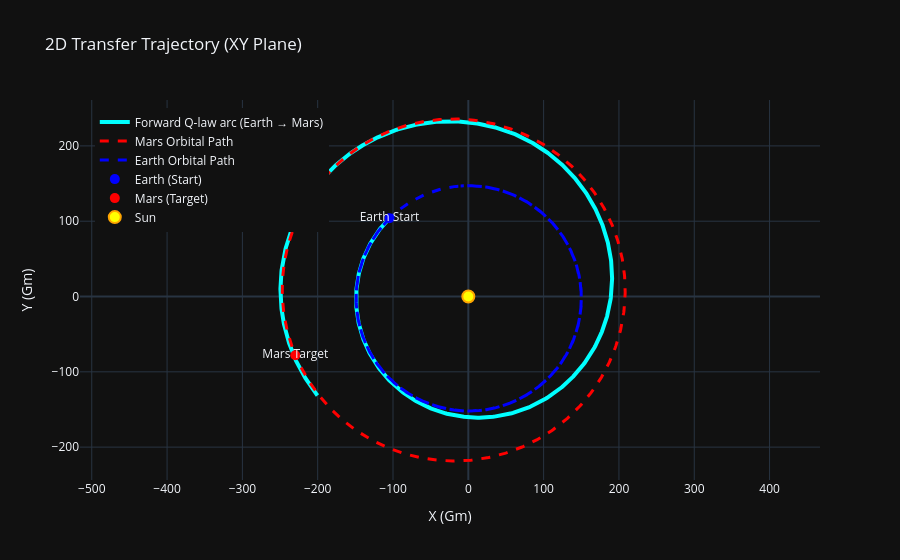
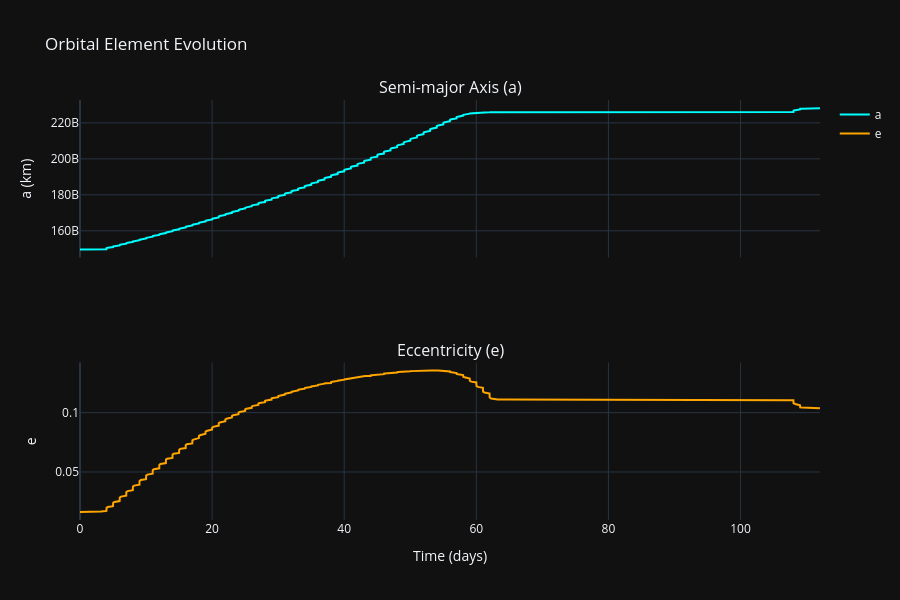
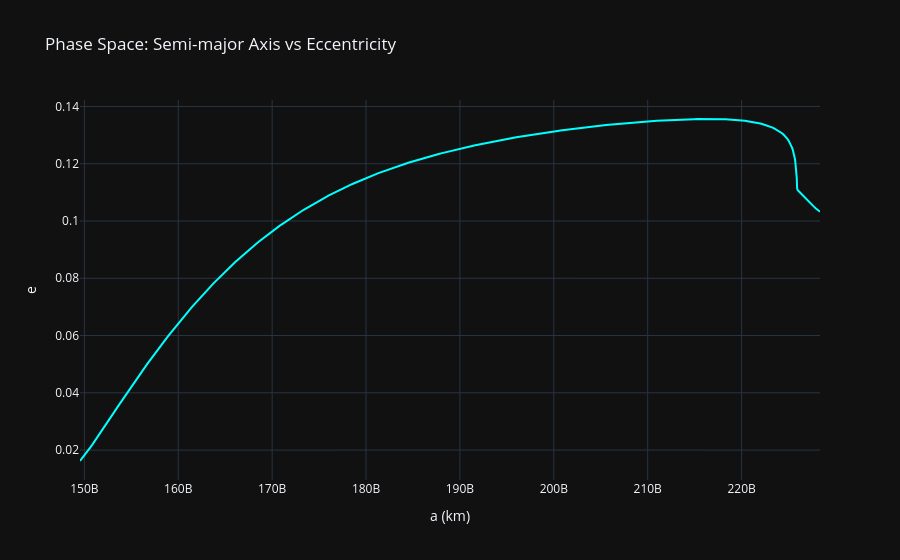
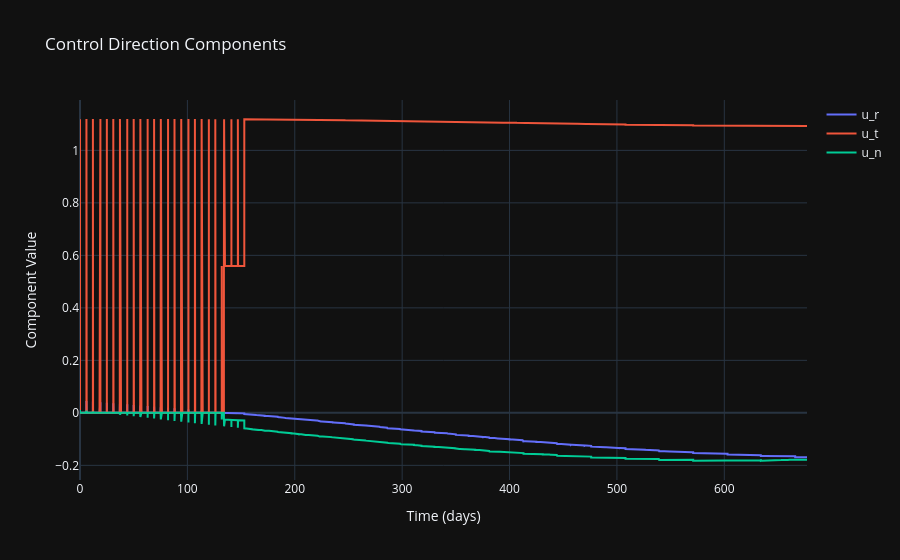

Here is the notebook cell these charts were saved with, in order:
### Code cell
import plotly.graph_objects as go
import numpy as np

# Convert to Gm (1e9 m)
AU_TO_GM = 1.495978707e2

# Example: pick one TOF from your loop
best_tf = tf_days[-1]
best_t0 = best_departure

# Get positions
earth_initial = earth_loc[best_t0, 0:3]
mars_initial  = mars_loc[best_t0, 0:3]
mars_final    = mars_loc[best_t0 + best_tf, 0:3]
earth_final   = earth_loc[best_t0 + best_tf, 0:3]

# Trajectories during flight (convert to Gm)
mars_traj_during_flight  = mars_loc[best_t0 : best_t0 + best_tf + 1, 0:3] / 1e9
earth_traj_during_flight = earth_loc[best_t0 : best_t0 + best_tf + 1, 0:3] / 1e9

# Forward trajectory
t_days_fw = fw_ts / 86400
r_traj_fw = fw_sol[0:3, :].T / 1e9

# Create 2D figure
fig = go.Figure()

# 1. Forward arc (Earth → Mars)
fig.add_trace(go.Scatter(
    x=r_traj_fw[:, 0],
    y=r_traj_fw[:, 1],
    mode='lines',
    name='Forward Q-law arc (Earth → Mars)',
    line=dict(width=4, color='cyan'),
    hovertemplate='<b>Time: %{text:.1f} days</b><br>X: %{x:.2f} Gm<br>Y: %{y:.2f} Gm<extra></extra>',
    text=t_days_fw
))

# 2. Mars orbit path
fig.add_trace(go.Scatter(
    x=mars_traj_during_flight[:, 0],
    y=mars_traj_during_flight[:, 1],
    mode='lines',
    name='Mars Orbital Path',
    line=dict(width=3, color='red', dash='dash'),
    hovertemplate='<b>Mars Path</b><br>X: %{x:.2f} Gm<br>Y: %{y:.2f} Gm<extra></extra>'
))

# 3. Earth orbit path
fig.add_trace(go.Scatter(
    x=earth_traj_during_flight[:, 0],
    y=earth_traj_during_flight[:, 1],
    mode='lines',
    name='Earth Orbital Path',
    line=dict(width=3, color='blue', dash='dash'),
    hovertemplate='<b>Earth Path</b><br>X: %{x:.2f} Gm<br>Y: %{y:.2f} Gm<extra></extra>'
))

# 4. Earth initial
fig.add_trace(go.Scatter(
    x=[earth_initial[0]/1e9],
    y=[earth_initial[1]/1e9],
    mode='markers+text',
    name='Earth (Start)',
    marker=dict(size=10, color='blue'),
    text=['Earth Start'],
    textposition="middle center"
))

# 5. Mars final (target)
fig.add_trace(go.Scatter(
    x=[mars_final[0]/1e9],
    y=[mars_final[1]/1e9],
    mode='markers+text',
    name='Mars (Target)',
    marker=dict(size=10, color='red'),
    text=['Mars Target'],
    textposition="middle center"
))

# 6. Sun at origin
fig.add_trace(go.Scatter(
    x=[0], y=[0],
    mode='markers',
    name='Sun',
    marker=dict(size=12, color='yellow', line=dict(color='orange', width=2))
))

# Layout tweaks (important for 2D orbital plots)
fig.update_layout(
    title="2D Transfer Trajectory (XY Plane)",
    xaxis_title="X (Gm)",
    yaxis_title="Y (Gm)",
    xaxis=dict(scaleanchor="y", scaleratio=1),  # keeps aspect ratio equal
    template="plotly_dark",
    legend=dict(x=0.02, y=0.98)
)

fig.show()


import plotly.graph_objects as go
from plotly.subplots import make_subplots
import numpy as np

t_days = fw_ts / 86400
print(t_days)
t_days = t_days-400
print(t_days)

# Create subplots (2 rows, shared x-axis)
fig = make_subplots(
    rows=2, cols=1,
    shared_xaxes=True,
    subplot_titles=("Semi-major Axis (a)", "Eccentricity (e)")
)

# --- Top: Semi-major axis ---
fig.add_trace(go.Scatter(
    x=t_days,
    y=fw_as,
    mode='lines',
    name='a',
    line=dict(color='cyan')
), row=1, col=1)

# --- Bottom: Eccentricity ---
fig.add_trace(go.Scatter(
    x=t_days,
    y=fw_es,
    mode='lines',
    name='e',
    line=dict(color='orange')
), row=2, col=1)

# Layout
fig.update_layout(
    title="Orbital Element Evolution",
    template="plotly_dark",
    height=600
)

# Axis labels
fig.update_xaxes(title_text="Time (days)", row=2, col=1)
fig.update_yaxes(title_text="a (km)", row=1, col=1)
fig.update_yaxes(title_text="e", row=2, col=1)

fig.show()


fig = go.Figure()

fig.add_trace(go.Scatter(
    x=fw_as,
    y=fw_es,
    mode='lines',
    line=dict(color='cyan'),
    name="Trajectory in (a,e)"
))

fig.update_layout(
    title="Phase Space: Semi-major Axis vs Eccentricity",
    xaxis_title="a (km)",
    yaxis_title="e",
    template="plotly_dark"
)

fig.show()

fig = go.Figure()

fig.add_trace(go.Scatter(x=t_days, y=fw_uhist[:,0], name="u_r"))
fig.add_trace(go.Scatter(x=t_days, y=fw_uhist[:,1], name="u_t"))
fig.add_trace(go.Scatter(x=t_days, y=fw_uhist[:,2], name="u_n"))

fig.update_layout(
    title="Control Direction Components",
    xaxis_title="Time (days)",
    yaxis_title="Component Value",
    template="plotly_dark"
)

fig.show()

fig = go.Figure()

fig.add_trace(go.Scatter(
    x=t_days,
    y=fw_qhist,
    mode='lines',
    name="Q-value",
    line=dict(color='orange')
))

fig.update_layout(
    title="Q-law Lyapunov Function",
    xaxis_title="Time (days)",
    yaxis_title="Q",
    template="plotly_dark"
)

fig.show()

### Figure 1 — Plotly figure (JSON) as saved in the notebook; plotly's stock layout.template omitted (floating-point values rounded to 4 significant figures; data arrays with more than 128 entries replaced by an {"elided": "..."} marker saying what was removed)
{"data": [{"hovertemplate": "<b>Time: %{text:.1f} days</b><br>X: %{x:.2f} Gm<br>Y: %{y:.2f} Gm<extra></extra>", "line": {"color": "cyan", "width": 4}, "mode": "lines", "name": "Forward Q-law arc (Earth → Mars)", "text": {"elided": "4067 float values"}, "type": "scatter", "x": {"elided": "4067 float values"}, "y": {"elided": "4067 float values"}}, {"hovertemplate": "<b>Mars Path</b><br>X: %{x:.2f} Gm<br>Y: %{y:.2f} Gm<extra></extra>", "line": {"color": "red", "dash": "dash", "width": 3}, "mode": "lines", "name": "Mars Orbital Path", "type": "scatter", "x": {"elided": "691 float values"}, "y": {"elided": "691 float values"}}, {"hovertemplate": "<b>Earth Path</b><br>X: %{x:.2f} Gm<br>Y: %{y:.2f} Gm<extra></extra>", "line": {"color": "blue", "dash": "dash", "width": 3}, "mode": "lines", "name": "Earth Orbital Path", "type": "scatter", "x": {"elided": "691 float values"}, "y": {"elided": "691 float values"}}, {"marker": {"color": "blue", "size": 10}, "mode": "markers+text", "name": "Earth (Start)", "text": ["Earth Start"], "textposition": "middle center", "type": "scatter", "x": [-104.7], "y": [103.9]}, {"marker": {"color": "red", "size": 10}, "mode": "markers+text", "name": "Mars (Target)", "text": ["Mars Target"], "textposition": "middle center", "type": "scatter", "x": [-229.7], "y": [-77.93]}, {"marker": {"color": "yellow", "line": {"color": "orange", "width": 2}, "size": 12}, "mode": "markers", "name": "Sun", "type": "scatter", "x": [0], "y": [0]}], "layout": {"legend": {"x": 0.02, "y": 0.98}, "title": {"text": "2D Transfer Trajectory (XY Plane)"}, "xaxis": {"scaleanchor": "y", "scaleratio": 1, "title": {"text": "X (Gm)"}}, "yaxis": {"title": {"text": "Y (Gm)"}}}}

### Figure 2 — Plotly figure (JSON) as saved in the notebook; plotly's stock layout.template omitted (floating-point values rounded to 4 significant figures; data arrays with more than 128 entries replaced by an {"elided": "..."} marker saying what was removed)
{"data": [{"line": {"color": "cyan"}, "mode": "lines", "name": "a", "type": "scatter", "x": {"elided": "4067 float values"}, "xaxis": "x", "y": {"elided": "678 float values"}, "yaxis": "y"}, {"line": {"color": "orange"}, "mode": "lines", "name": "e", "type": "scatter", "x": {"elided": "4067 float values"}, "xaxis": "x2", "y": {"elided": "678 float values"}, "yaxis": "y2"}], "layout": {"annotations": [{"font": {"size": 16}, "showarrow": false, "text": "Semi-major Axis (a)", "x": 0.5, "xanchor": "center", "xref": "paper", "y": 1, "yanchor": "bottom", "yref": "paper"}, {"font": {"size": 16}, "showarrow": false, "text": "Eccentricity (e)", "x": 0.5, "xanchor": "center", "xref": "paper", "y": 0.375, "yanchor": "bottom", "yref": "paper"}], "height": 600, "title": {"text": "Orbital Element Evolution"}, "xaxis": {"anchor": "y", "domain": [0, 1], "matches": "x2", "showticklabels": false}, "xaxis2": {"anchor": "y2", "domain": [0, 1], "title": {"text": "Time (days)"}}, "yaxis": {"anchor": "x", "domain": [0.625, 1], "title": {"text": "a (km)"}}, "yaxis2": {"anchor": "x2", "domain": [0, 0.375], "title": {"text": "e"}}}}

### Figure 3 — Plotly figure (JSON) as saved in the notebook; plotly's stock layout.template omitted (floating-point values rounded to 4 significant figures; data arrays with more than 128 entries replaced by an {"elided": "..."} marker saying what was removed)
{"data": [{"line": {"color": "cyan"}, "mode": "lines", "name": "Trajectory in (a,e)", "type": "scatter", "x": {"elided": "678 float values"}, "y": {"elided": "678 float values"}}], "layout": {"title": {"text": "Phase Space: Semi-major Axis vs Eccentricity"}, "xaxis": {"title": {"text": "a (km)"}}, "yaxis": {"title": {"text": "e"}}}}

### Figure 4 — Plotly figure (JSON) as saved in the notebook; plotly's stock layout.template omitted (floating-point values rounded to 4 significant figures; data arrays with more than 128 entries replaced by an {"elided": "..."} marker saying what was removed)
{"data": [{"name": "u_r", "type": "scatter", "x": {"elided": "4067 float values"}, "y": {"elided": "25756 float values"}}, {"name": "u_t", "type": "scatter", "x": {"elided": "4067 float values"}, "y": {"elided": "25756 float values"}}, {"name": "u_n", "type": "scatter", "x": {"elided": "4067 float values"}, "y": {"elided": "25756 float values"}}], "layout": {"title": {"text": "Control Direction Components"}, "xaxis": {"title": {"text": "Time (days)"}}, "yaxis": {"title": {"text": "Component Value"}}}}
